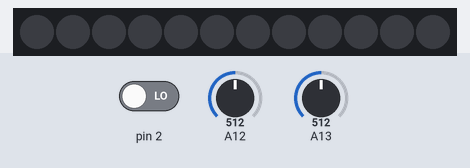
A program run on a simulated Arduino Mega 2560, built with avr-gcc and run on an emulated ATmega2560. Parts: 12 RGB LEDs in strip order, left to right. The test bench sets the inputs (shaded band); at power-on: A12 = 512, A13 = 512, pin 2 LOW. Dim RGB values are drawn brighter than linear; the strip is taken to match the declared colour order; what the program prints to the serial monitor is not drawn.

Above: at 1.2 s.
1.3 s: A12 set to 571
4.3 s: A12 set to 594
At 5.5 s:
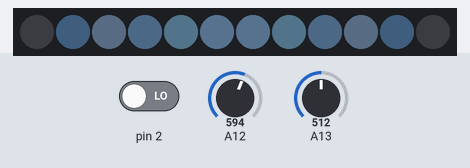
5.8 s: A13 set to 306
At 6.4 s:
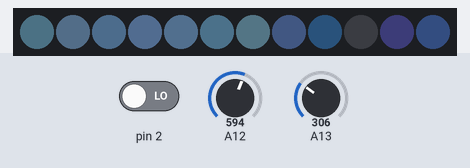
7.3 s: pin 2 driven HIGH
8.8 s: A13 set to 660
At 9.9 s:
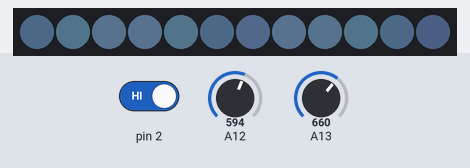
10.3 s: A12 set to 511
Timing chart, 0 to 12.8 s (numbered marks = the images above; inputs shaded):
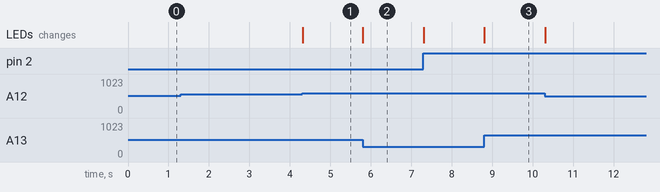

The program:

main.cpp
```cpp
#include <Arduino.h>
#include <Adafruit_NeoPixel.h>

int X;
int Y;
bool jump;

int numOfLeds = 12;
Adafruit_NeoPixel strip(numOfLeds, 7, NEO_GBR + NEO_KHZ800);

double findAngle(int led)
{
  return 15 + led * 30;
}

double findAngleDifference(double targetAngle, double mainAngle)
{
  double maxAngle = max(targetAngle, mainAngle);
  double minAngle = min(targetAngle, mainAngle);

  int differece1 = abs(maxAngle - minAngle);
  int differece2 = abs(maxAngle - 360 - minAngle);

  return min(differece1, differece2);
}

void draw(int led, double joystickAngle)
{
  int angleOfLed = findAngle(led);

  double difference = findAngleDifference(angleOfLed, joystickAngle);
  double brightness = 1.0 - (difference / 180);
  brightness *= 0.8;
  if (brightness < 0.1)
  {
    brightness = 0;
  }

  strip.setPixelColor(led, brightness * 153, brightness * 204, brightness * 255);
}

uint8_t Red(uint32_t color)
{
  return (color >> 16) & 0xFF;
}

uint8_t Green(uint32_t color)
{
  return (color >> 8) & 0xFF;
}

uint8_t Blue(uint32_t color)
{
  return color & 0xFF;
}

uint32_t DimColor(uint32_t color)
{
  uint32_t dimColor = strip.Color(Red(color) >> 1, Green(color) >> 1, Blue(color) >> 1);
  return dimColor;
}

char binaryConverter(int x, int y, bool up)
{
  bool u = x < 350 || up;
  bool d = x > 650;
  bool l = y < 350;
  bool r = y > 675;

  char part1 = u << 3;
  char part2 = d << 2;
  char part3 = l << 1;
  char part4 = r;

  return part1 | part2 | part3 | part4;
}

void setup()
{
  pinMode(2, INPUT);

  pinMode(A12, INPUT);
  pinMode(A13, INPUT);

  strip.setBrightness(20);

  strip.begin();
  Serial.begin(150000);
}

void loop()
{
  Y = analogRead(A12);
  X = analogRead(A13);

  if (digitalRead(2) > 0)
  {
    jump = true;
  }
  else
  {
    jump = false;
  }

  Serial.write((int)binaryConverter(X, Y, jump));

  X -= 512;
  Y -= 512;

  double angle = atan2(X, Y) + PI;
  int angleInDegrees = angle * (180 / PI);

  bool xDeadzone = abs(X) < 75;
  bool yDeadzone = abs(Y) < 75;

  if (xDeadzone && yDeadzone) {
    // todo only delay if any color is nonzero
    delay(50);
    for (int i = 0; i < numOfLeds; i++)
    {
      auto d = DimColor(strip.getPixelColor(i));
      strip.setPixelColor(i, d);
    }
  }
  else
  {
    strip.clear();
    for (int i = 0; i < numOfLeds; i++)
    {
      draw(i, angleInDegrees);
    }
  }

  if (jump)
  {
    if (xDeadzone && yDeadzone) {
      strip.clear();
    }
    for (int i = 0; i <= 5; i++)
    {
      draw(i, 90);
    }
  }

  strip.show();
}
```

Measured:
- the behaviour switches between 586 and 587 on A12 (found by bisection; images 0 and 1)
- after the input at 1.3 s, every drawn part: stays the same
- after the input at 4.3 s, the LEDs: change at once (image 1)
- after the input at 5.8 s, the LEDs: change at once (image 2)
- after the input at 8.8 s, the LEDs: change at once (image 3)
